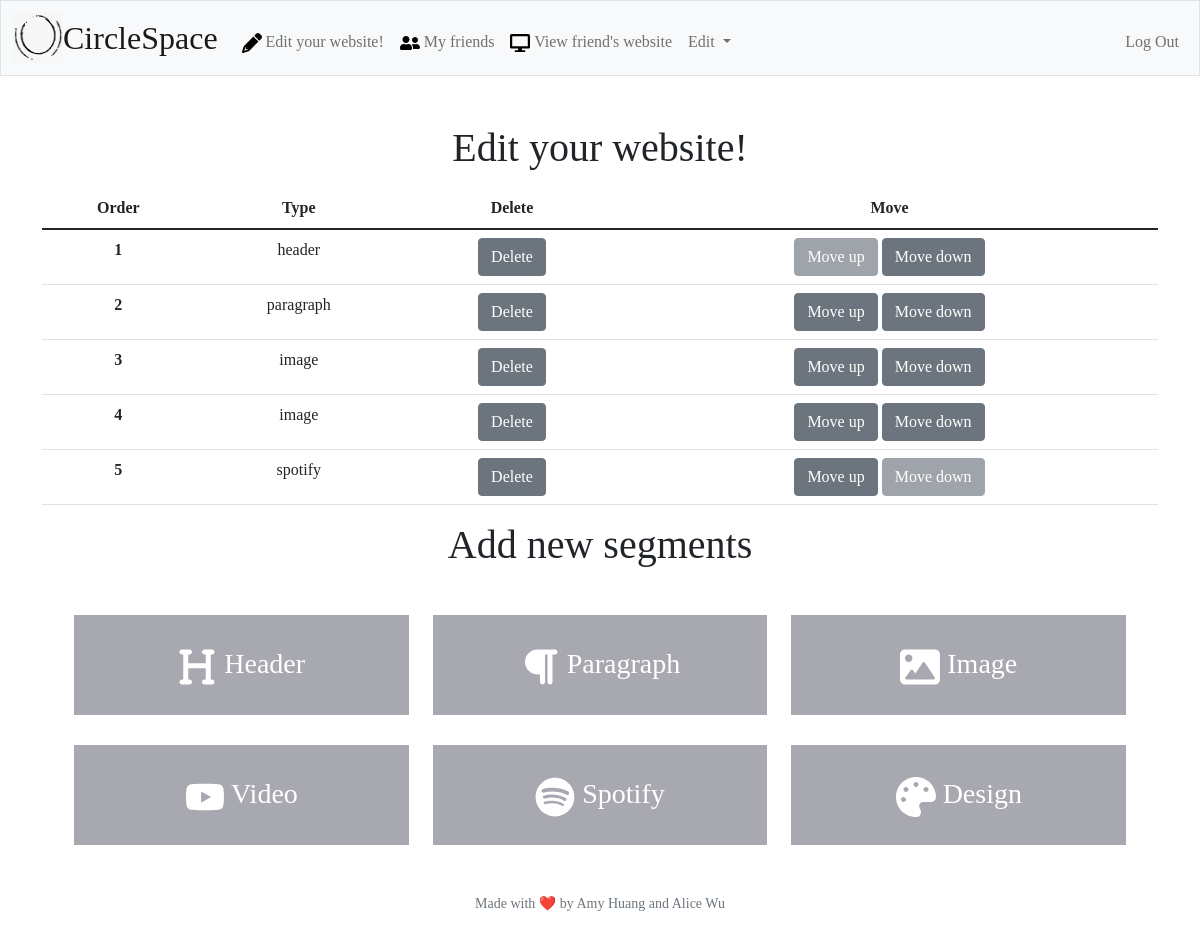
The app's page /edit (signed in), older data.
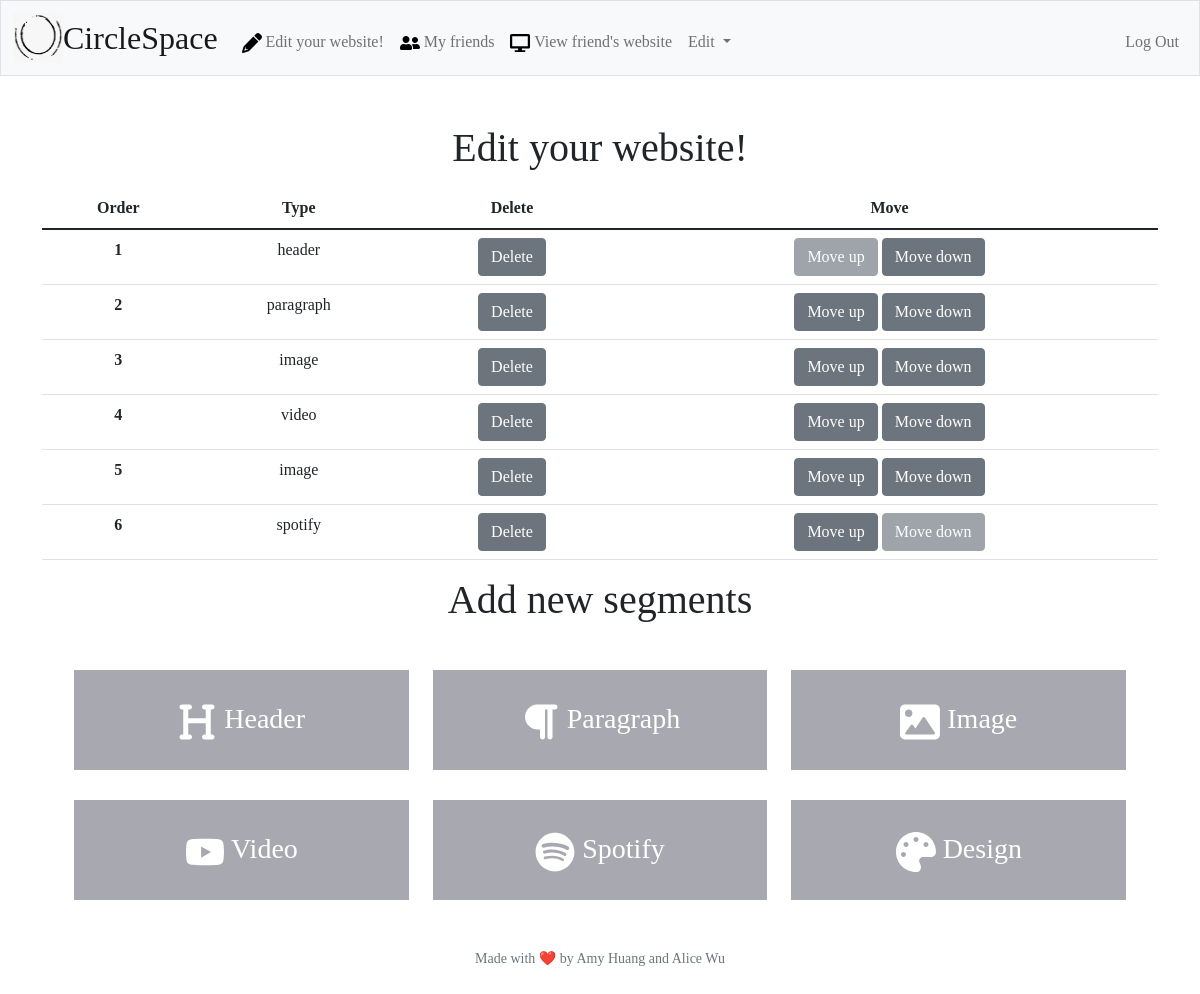
The same page, newer data.
### tables this page shows
CREATE TABLE segments (
    segment_id INTEGER PRIMARY KEY AUTOINCREMENT NOT NULL,
    user_id INTEGER NOT NULL,
    segment_type TEXT NOT NULL,
    content TEXT NOT NULL,
    location INTEGER NOT NULL,
    FOREIGN KEY(user_id) REFERENCES users(user_id)
);

### app.py (the view, shortened to what this page needs)
@app.route("/edit", methods=["GET", "POST"])
@login_required
def edit():
    if request.method == "GET":
        user_id = session["user_id"]
        segments = db.execute("SELECT segment_type, location FROM segments WHERE user_id = ? ORDER BY location", user_id)
        return render_template("edit.html", segments=segments)

### app.py (called while the page is built)
@app.after_request
def after_request(response):
    response.headers["Cache-Control"] = "no-cache, no-store, must-revalidate"
    response.headers["Expires"] = 0
    response.headers["Pragma"] = "no-cache"
    return response

### helpers.py (called while the page is built)
def login_required(f):
    @wraps(f)
    def decorated_function(*args, **kwargs):
        if session.get("user_id") is None:
            return redirect("/login")
        return f(*args, **kwargs)
    return decorated_function

### templates/edit.html (shortened to what this page needs)
{% extends "layout.html" %}
{% block main %}
<main class="container py-5 text-center">
    <div class="mb-3">
        <h1>Edit your website!</h1>
    </div>
    <table class="table">
        <thead>
            <tr>
                <th scope="col">Order</th>
                <th scope="col">Type</th>
                <th scope="col">Delete</th>
                <th scope="col">Move</th>
            </tr>
        </thead>
        <tbody>
            <form action="/edit" method="post">
                {% for segment in segments %}
                    <tr>
                        <th scope="row">{{ segment["location"] }}</th>
                        <td>{{ segment["segment_type"] }}</td>
                        <td><button class="btn btn-secondary" type="submit" name="delete-button" value="{{ segment["location"] }}">Delete</button></td>
                        <td>
                            {% if segment != segments[0] %}
                                <button class="btn btn-secondary" type="submit" name="up-button" value="{{ segment["location"] }}">Move up</button>
                            {% else %}
                                <button class="btn btn-secondary" disabled>Move up</button>
                            {% endif %}
                            {% if segment != segments[-1] %}
                                <button class="btn btn-secondary" type="submit" name="down-button" value="{{ segment["location"] }}">Move down</button>
                            {% else %}
                                <button class="btn btn-secondary" disabled>Move down</button>
                            {% endif %}
                        </td>
                    </tr>
                {% endfor %}
            </form>
        </tbody>
    </table>
    <div class="mb-3">
        <h1>Add new segments</h1>
    </div>
    <div>
        <a class="button" href="/edit-header"><img src="/static/assets/heading-solid.svg" class="icon-large">  Header</a>
        <a class="button" href="/edit-paragraph"><img src="/static/assets/paragraph-solid.svg" class="icon-large">  Paragraph</a>
        <a class="button" href="/edit-image"><img src="/static/assets/image-solid.svg" class="icon-large">  Image</a>
        <a class="button" href="/edit-video"><img src="/static/assets/youtube-brands.svg" class="icon-large">  Video</a>
        <a class="button" href="/edit-spotify"><img src="/static/assets/spotify-brands.svg" class="icon-large">  Spotify</a>
        <a class="button" href="/edit-design"><img src="/static/assets/palette-solid.svg" class="icon-large">  Design</a>
    </div>
{% endblock %}

### templates/layout.html (shortened to what this page needs)
<!DOCTYPE html>
<html lang="en">
    <head>
        <link href="https://cdn.jsdelivr.net/npm/bootstrap@5.1.3/dist/css/bootstrap.min.css" rel="stylesheet">
        <link href="/static/assets/styles.css" rel="stylesheet">
    </head>
    <body>
        <nav class="bg-light border navbar navbar-expand-md navbar-light">
            <div class="container-fluid">
                <img width=50px height=50px src="/static/assets/double.png" alt="logo">
                <a class="navbar-brand" href="/">CircleSpace</a>
                <div class="collapse navbar-collapse" id="navbar">
                    {% if session["user_id"] %}
                        <ul class="navbar-nav me-auto mt-2">
                            <li class="nav-item"><a class="nav-link" href="/edit"><img src="/static/assets/pencil-solid.svg" class="icon"> Edit your website!</a></li>
                            <li class="nav-item"><a class="nav-link" href="/my-friends"><img src="/static/assets/user-friends-solid.svg" class="icon"> My friends</a></li>
                            <li class="nav-item"><a class="nav-link" href="/friend-lookup"><img src="/static/assets/display-solid.svg" class="icon"> View friend's website</a></li>
                            <li class="nav-item dropdown">
                                <a class="nav-link  dropdown-toggle" href="#" data-bs-toggle="dropdown">  Edit  </a>
                             </li>
                        </ul>
                        <ul class="navbar-nav ms-auto mt-2">
                            <li class="nav-item"><a class="nav-link" href="/logout">Log Out</a></li>
                        </ul>
                    {% else %}
                        <ul class="navbar-nav ms-auto mt-2">
                            <li class="nav-item"><a class="nav-link" href="/register">Register</a></li>
                            <li class="nav-item"><a class="nav-link" href="/login">Log In</a></li>
                        </ul>
                    {% endif %}
                </div>
            </div>
        </nav>
        <main class="container-fluid text-center">
            {% block main %}{% endblock %}
        </main>
        <footer class="mb-5 small text-center text-muted">
            Made with ❤️ by Amy Huang and Alice Wu
        </footer>
    </body>
</html>

### static/assets/styles.css (style rules this page uses)
.icon { width: 20px; height: 20px; }
.icon-large { width: 40px; height: 40px; filter: invert(100%) sepia(2%) saturate(85%) hue-rotate(60deg) brightness(114%) contrast(100%); }
nav .navbar-brand { font-size: xx-large; }
body { font-family:'Times New Roman', Times, serif; }
.button { text-decoration: none; display: inline-block; width: 30%; height: 100px; background-color: #43465576; padding: 28px 28px; font-size: 28px; cursor: pointer; text-align: center; margin-left: 10px; margin-right: 10px; margin-top: 30px; transition-duration: 0.4s; color: white; }

Row changes from the older to the newer data that the page shows:
added segments: location "4", segment_type "video"
changed segments (number 5 of 6 on the later page): location "4" → "5"
changed segments "spotify": location "5" → "6"
